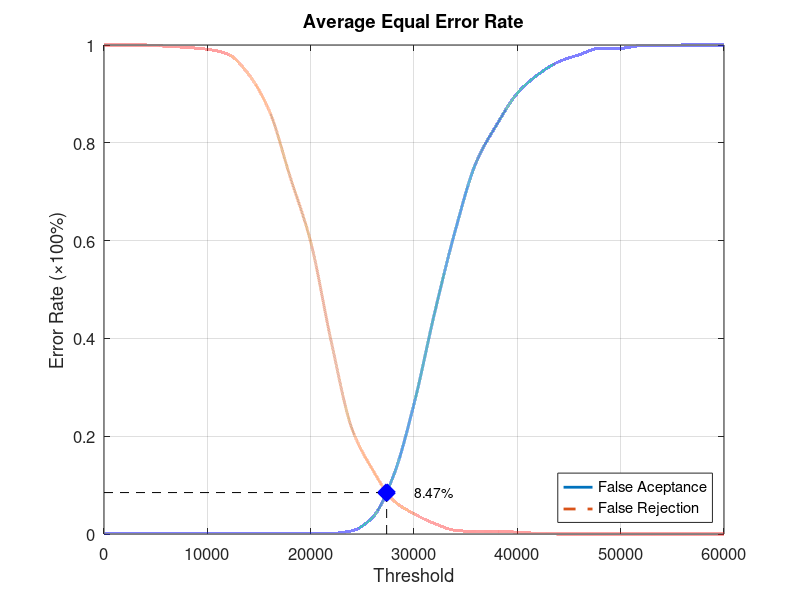
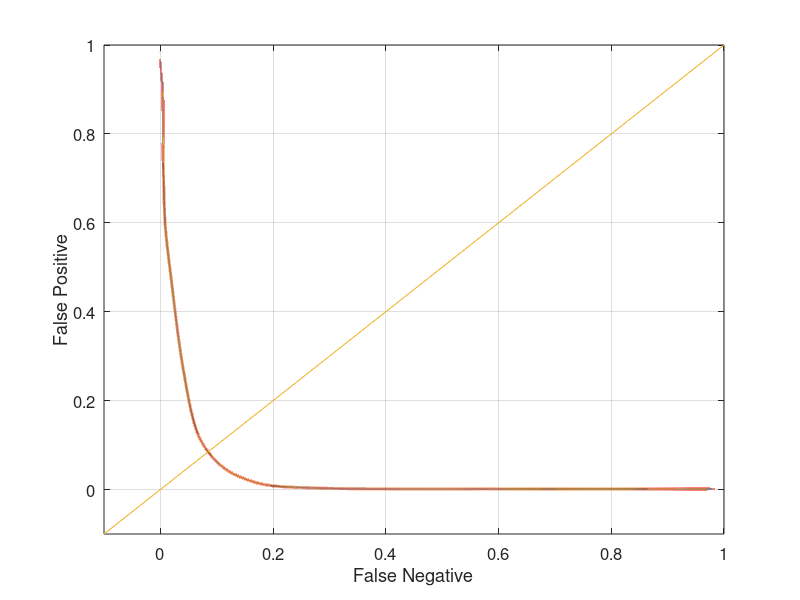

Recreate these plots in MATLAB, in order.
function yEER = Experiment5Average
close all;
clear;
clc;
x = 0:2000:60000;
xq = 0:0.5:60000;

y0 = [0 0.00131579 0.00131579 0.00131579 0.00131579 0.00131579 0.00131579 0.00131579 0.00131579 0.00131579 0.00131579 0.00131579 0.00657895 0.0342105 0.118421 0.265789 0.452632 0.621053 0.759211 0.836842 0.901316 0.939474 0.965789 0.980263 0.993421 0.993421 0.998684 0.998684 1 1 1];
yy0 = interp1(x, y0, xq, 'pchip');
y1 = [1 1 1 0.9975 0.995 0.99125 0.98125 0.94 0.865 0.73125 0.5975 0.3925 0.215 0.13125 0.06875 0.04125 0.02125 0.0075 0.005 0.005 0.00375 0.00125 0 0 0 0 0 0 0 0 0];
yy1 = interp1(x, y1, xq, 'pchip');

% Calculating EER: 
y2 = abs(y0 - y1);
find(y2 == min(y2))
yy2 = abs(yy0 - yy1);
xEER = find(yy2 == min(yy2));
xEERIndex = xq(xEER) % X-axis EER
yEER = yy0(xEER) % Y-axis EER

main = figure
plot(xq, yy0,'-','LineWidth', 2);	hold on
plot(xq, yy1,'--','LineWidth', 2);	hold on
plot([xEERIndex xEERIndex], [0 yEER], 'k--');	hold on
plot([0 xEERIndex], [yEER yEER], 'k--');	hold on
plot(xEERIndex, yEER, 'bx', 'LineWidth', 10);	hold on
text(xEERIndex + 10 * xEERIndex / 100, yEER, [num2str(round((10000 * yEER)) / 100) '%'])
legend('False Aceptance', 'False Rejection', 'Location', 'SouthEast')
xlabel('Threshold')
ylabel('Error Rate (\times100%)')
title('Average Equal Error Rate')
set(gca, 'FontSize', 12)
axis([0 60000 0 1])
grid on

print(main, 'Experiment5AverageMain', '-dpng');
FNRxFPR = figure('Color', [1 1 1]);
plot(yy1, yy0, '-', yy1, yy0, 'LineWidth', 2);
hold on
y = -0.1:0.1:1
plot(y, y); 
set(gca, 'FontSize', 12)
xlabel('False Negative')
ylabel('False Positive')
axis([-0.1 1 -0.1 1])
set(gca, 'FontSize', 12)
grid on

print(FNRxFPR, 'Experiment5AverageFNRxFPR','-dpng');
end
